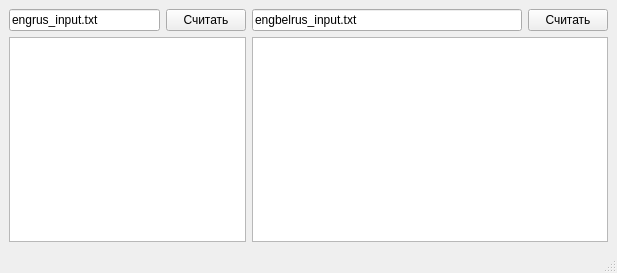
<?xml version="1.0" encoding="UTF-8"?>
<ui version="4.0">
 <class>MainWindow</class>
 <widget class="QMainWindow" name="MainWindow">
  <property name="geometry">
   <rect>
    <x>0</x>
    <y>0</y>
    <width>617</width>
    <height>273</height>
   </rect>
  </property>
  <property name="windowTitle">
   <string>MainWindow</string>
  </property>
  <widget class="QWidget" name="centralwidget">
   <layout class="QHBoxLayout" name="horizontalLayout" stretch="2,3">
    <item>
     <layout class="QVBoxLayout" name="engrus_verticalLayout">
      <item>
       <layout class="QHBoxLayout" name="horizontalLayout_2">
        <item>
         <widget class="QLineEdit" name="engrusFileLineEdit">
          <property name="inputMask">
           <string/>
          </property>
          <property name="text">
           <string>engrus_input.txt</string>
          </property>
          <property name="placeholderText">
           <string>Название файла анг-рус слова</string>
          </property>
         </widget>
        </item>
        <item>
         <widget class="QPushButton" name="engrusFilePushButton">
          <property name="text">
           <string>Считать</string>
          </property>
         </widget>
        </item>
       </layout>
      </item>
      <item>
       <widget class="QTableWidget" name="engrusTableWidget">
        <property name="columnCount">
         <number>0</number>
        </property>
       </widget>
      </item>
     </layout>
    </item>
    <item>
     <layout class="QVBoxLayout" name="engbelrus_verticalLayout">
      <item>
       <layout class="QHBoxLayout" name="horizontalLayout_3">
        <item>
         <widget class="QLineEdit" name="engbelrusFileLineEdit">
          <property name="text">
           <string>engbelrus_input.txt</string>
          </property>
          <property name="placeholderText">
           <string>Название файла анг-бел-рус слова</string>
          </property>
         </widget>
        </item>
        <item>
         <widget class="QPushButton" name="engbelrusFilePushButton">
          <property name="text">
           <string>Считать</string>
          </property>
         </widget>
        </item>
       </layout>
      </item>
      <item>
       <widget class="QTableWidget" name="engbelrusTableWidget"/>
      </item>
     </layout>
    </item>
   </layout>
  </widget>
  <widget class="QMenuBar" name="menubar">
   <property name="geometry">
    <rect>
     <x>0</x>
     <y>0</y>
     <width>617</width>
     <height>17</height>
    </rect>
   </property>
  </widget>
  <widget class="QStatusBar" name="statusbar"/>
 </widget>
 <resources/>
 <connections/>
</ui>
